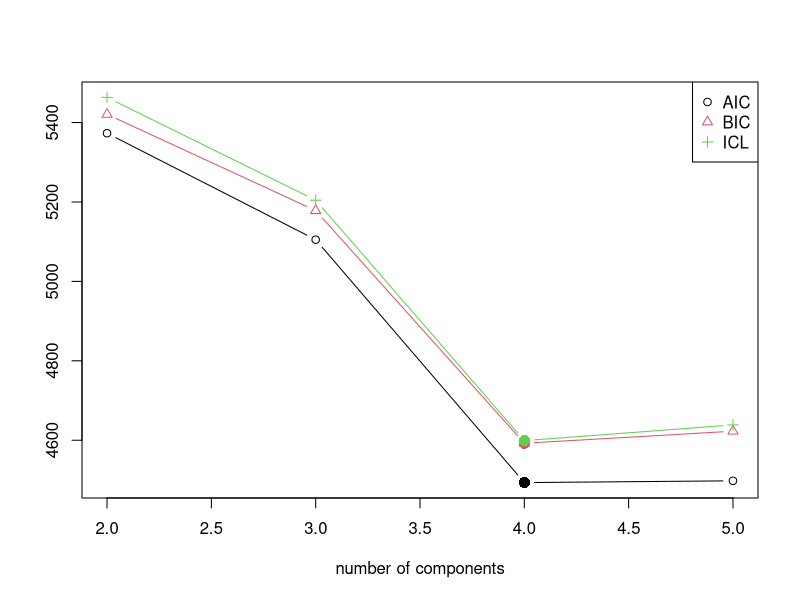

This figure's R source:
library(flexmix)


### Name: stepFlexmix
### Title: Run FlexMix Repeatedly
### Aliases: stepFlexmix initFlexmix initMethod stepFlexmix-class
###   initMethod-class plot,stepFlexmix,missing-method
###   show,stepFlexmix-method getModel,stepFlexmix-method
###   unique,stepFlexmix-method
### Keywords: cluster regression

### ** Examples

data("Nclus", package = "flexmix")

## try 2 times for k = 4
set.seed(511)
ex1 <- initFlexmix(Nclus~1, k = 4, model = FLXMCmvnorm(diagonal = FALSE),
                   nrep = 2)
ex1

## now 2 times each for k = 2:5, specify control parameter
ex2 <- initFlexmix(Nclus~1, k = 2:5, model = FLXMCmvnorm(diagonal = FALSE),
                   control = list(minprior = 0), nrep = 2)
ex2
plot(ex2)

## get BIC values
BIC(ex2)

## get smallest model
getModel(ex2, which = 1)

## get model with 3 components
getModel(ex2, which = "3")

## get model with smallest ICL (here same as for AIC and BIC: true k = 4)
getModel(ex2, which = "ICL")

## now 1 time each for k = 2:5, with larger minimum prior
ex3 <- initFlexmix(Nclus~1, k = 2:5,
                   model = FLXMCmvnorm(diagonal = FALSE),
                   control = list(minprior = 0.1), nrep = 1)
ex3

## keep only maximum likelihood solution for each unique number of
## fitted clusters:
unique(ex3)
